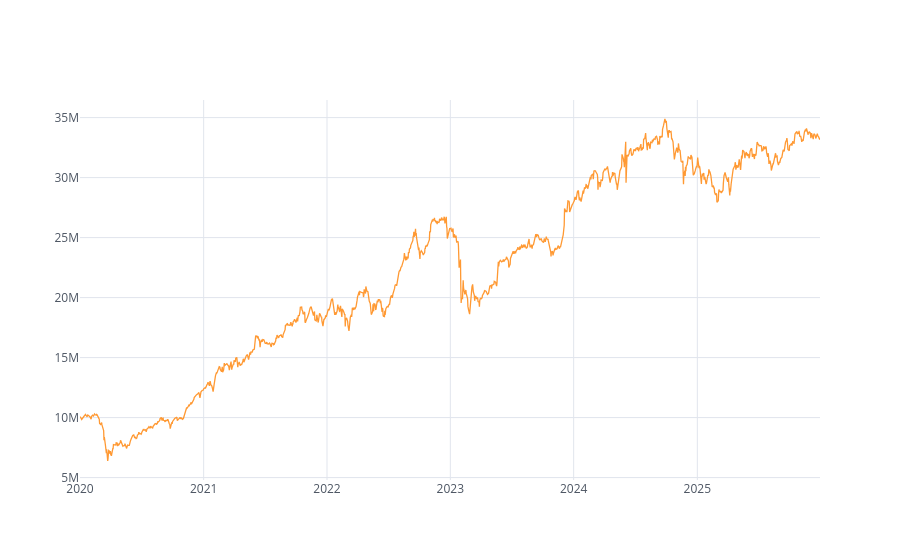

Notebook cell for this chart:
### Code cell
portfolio_daily.iplot()

### Figure 1 — Plotly figure (JSON) as saved in the notebook; plotly's stock layout.template omitted (floating-point values rounded to 4 significant figures; data arrays with more than 128 entries replaced by an {"elided": "..."} marker saying what was removed)
{"data": [{"line": {"color": "rgba(255, 153, 51, 1.0)", "dash": "solid", "shape": "linear", "width": 1.3}, "mode": "lines", "name": "0", "text": "", "type": "scatter", "x": {"elided": "1486 str values"}, "y": {"elided": "1486 float values"}}], "layout": {"autosize": true, "legend": {"bgcolor": "#FFFFFF", "font": {"color": "#4D5663"}}, "paper_bgcolor": "#FFFFFF", "plot_bgcolor": "#FFFFFF", "title": {"font": {"color": "#4D5663"}}, "xaxis": {"autorange": true, "gridcolor": "#E1E5ED", "range": ["2020-01-01", "2025-12-30"], "showgrid": true, "tickfont": {"color": "#4D5663"}, "title": {"font": {"color": "#4D5663"}, "text": ""}, "type": "date", "zerolinecolor": "#E1E5ED"}, "yaxis": {"autorange": true, "gridcolor": "#E1E5ED", "range": [4799000.0, 36470000.0], "showgrid": true, "tickfont": {"color": "#4D5663"}, "title": {"font": {"color": "#4D5663"}, "text": ""}, "type": "linear", "zerolinecolor": "#E1E5ED"}}}
